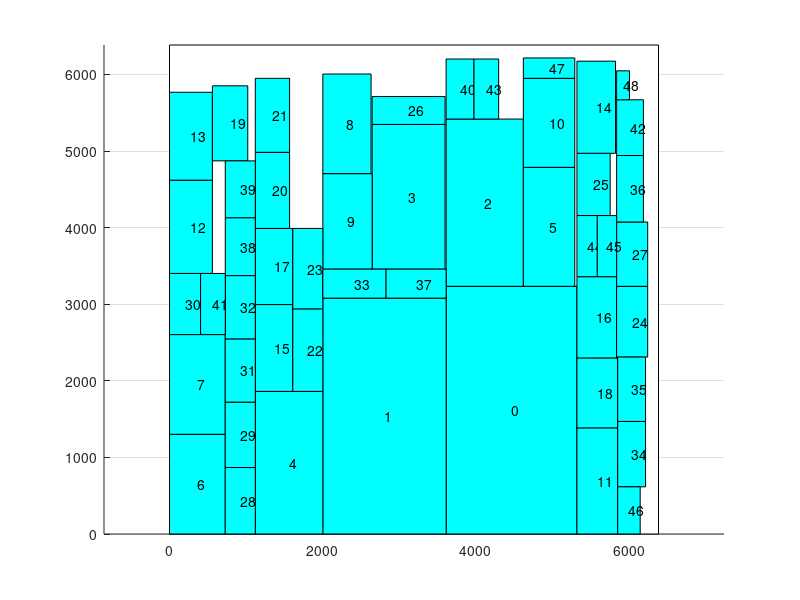

Source code (MATLAB):
axis equal;
hold on;
grid on;
cap_x=[ 0 0 6385 6385 0 ];
cap_y=[ 0 6385 6385 0 0 ];
fill(cap_x,cap_y,'w');
block_x=[ 3612 5320 5320 3612 3612 ];
block_y=[ 0 0 3234 3234 0 ];
fill(block_x,block_y,'c');
text(4466,1617,'0');
block_x=[ 2002 3612 3612 2002 2002 ];
block_y=[ 0 0 3080 3080 0 ];
fill(block_x,block_y,'c');
text(2807,1540,'1');
block_x=[ 3612 4620 4620 3612 3612 ];
block_y=[ 3234 3234 5418 5418 3234 ];
fill(block_x,block_y,'c');
text(4116,4326,'2');
block_x=[ 2646 3598 3598 2646 2646 ];
block_y=[ 3458 3458 5348 5348 3458 ];
fill(block_x,block_y,'c');
text(3122,4403,'3');
block_x=[ 1120 2002 2002 1120 1120 ];
block_y=[ 0 0 1862 1862 0 ];
fill(block_x,block_y,'c');
text(1561,931,'4');
block_x=[ 4620 5292 5292 4620 4620 ];
block_y=[ 3234 3234 4788 4788 3234 ];
fill(block_x,block_y,'c');
text(4956,4011,'5');
block_x=[ 0 728 728 0 0 ];
block_y=[ 0 0 1302 1302 0 ];
fill(block_x,block_y,'c');
text(364,651,'6');
block_x=[ 0 728 728 0 0 ];
block_y=[ 1302 1302 2604 2604 1302 ];
fill(block_x,block_y,'c');
text(364,1953,'7');
block_x=[ 2002 2632 2632 2002 2002 ];
block_y=[ 4704 4704 6006 6006 4704 ];
fill(block_x,block_y,'c');
text(2317,5355,'8');
block_x=[ 2002 2646 2646 2002 2002 ];
block_y=[ 3458 3458 4704 4704 3458 ];
fill(block_x,block_y,'c');
text(2324,4081,'9');
block_x=[ 4620 5292 5292 4620 4620 ];
block_y=[ 4788 4788 5950 5950 4788 ];
fill(block_x,block_y,'c');
text(4956,5369,'10');
block_x=[ 5320 5852 5852 5320 5320 ];
block_y=[ 0 0 1386 1386 0 ];
fill(block_x,block_y,'c');
text(5586,693,'11');
block_x=[ 0 560 560 0 0 ];
block_y=[ 3402 3402 4620 4620 3402 ];
fill(block_x,block_y,'c');
text(280,4011,'12');
block_x=[ 0 560 560 0 0 ];
block_y=[ 4620 4620 5768 5768 4620 ];
fill(block_x,block_y,'c');
text(280,5194,'13');
block_x=[ 5320 5824 5824 5320 5320 ];
block_y=[ 4970 4970 6174 6174 4970 ];
fill(block_x,block_y,'c');
text(5572,5572,'14');
block_x=[ 1120 1610 1610 1120 1120 ];
block_y=[ 1862 1862 2996 2996 1862 ];
fill(block_x,block_y,'c');
text(1365,2429,'15');
block_x=[ 5320 5838 5838 5320 5320 ];
block_y=[ 2296 2296 3360 3360 2296 ];
fill(block_x,block_y,'c');
text(5579,2828,'16');
block_x=[ 1120 1610 1610 1120 1120 ];
block_y=[ 2996 2996 3990 3990 2996 ];
fill(block_x,block_y,'c');
text(1365,3493,'17');
block_x=[ 5320 5852 5852 5320 5320 ];
block_y=[ 1386 1386 2296 2296 1386 ];
fill(block_x,block_y,'c');
text(5586,1841,'18');
block_x=[ 560 1022 1022 560 560 ];
block_y=[ 4872 4872 5852 5852 4872 ];
fill(block_x,block_y,'c');
text(791,5362,'19');
block_x=[ 1120 1568 1568 1120 1120 ];
block_y=[ 3990 3990 4984 4984 3990 ];
fill(block_x,block_y,'c');
text(1344,4487,'20');
block_x=[ 1120 1568 1568 1120 1120 ];
block_y=[ 4984 4984 5950 5950 4984 ];
fill(block_x,block_y,'c');
text(1344,5467,'21');
block_x=[ 1610 2002 2002 1610 1610 ];
block_y=[ 1862 1862 2940 2940 1862 ];
fill(block_x,block_y,'c');
text(1806,2401,'22');
block_x=[ 1610 2002 2002 1610 1610 ];
block_y=[ 2940 2940 3990 3990 2940 ];
fill(block_x,block_y,'c');
text(1806,3465,'23');
block_x=[ 5838 6244 6244 5838 5838 ];
block_y=[ 2310 2310 3234 3234 2310 ];
fill(block_x,block_y,'c');
text(6041,2772,'24');
block_x=[ 5320 5754 5754 5320 5320 ];
block_y=[ 4158 4158 4970 4970 4158 ];
fill(block_x,block_y,'c');
text(5537,4564,'25');
block_x=[ 2646 3598 3598 2646 2646 ];
block_y=[ 5348 5348 5712 5712 5348 ];
fill(block_x,block_y,'c');
text(3122,5530,'26');
block_x=[ 5838 6244 6244 5838 5838 ];
block_y=[ 3234 3234 4074 4074 3234 ];
fill(block_x,block_y,'c');
text(6041,3654,'27');
block_x=[ 728 1120 1120 728 728 ];
block_y=[ 0 0 868 868 0 ];
fill(block_x,block_y,'c');
text(924,434,'28');
block_x=[ 728 1120 1120 728 728 ];
block_y=[ 868 868 1722 1722 868 ];
fill(block_x,block_y,'c');
text(924,1295,'29');
block_x=[ 0 406 406 0 0 ];
block_y=[ 2604 2604 3402 3402 2604 ];
fill(block_x,block_y,'c');
text(203,3003,'30');
block_x=[ 728 1120 1120 728 728 ];
block_y=[ 1722 1722 2548 2548 1722 ];
fill(block_x,block_y,'c');
text(924,2135,'31');
block_x=[ 728 1120 1120 728 728 ];
block_y=[ 2548 2548 3374 3374 2548 ];
fill(block_x,block_y,'c');
text(924,2961,'32');
block_x=[ 2002 2828 2828 2002 2002 ];
block_y=[ 3080 3080 3458 3458 3080 ];
fill(block_x,block_y,'c');
text(2415,3269,'33');
block_x=[ 5852 6216 6216 5852 5852 ];
block_y=[ 616 616 1470 1470 616 ];
fill(block_x,block_y,'c');
text(6034,1043,'34');
block_x=[ 5852 6216 6216 5852 5852 ];
block_y=[ 1470 1470 2310 2310 1470 ];
fill(block_x,block_y,'c');
text(6034,1890,'35');
block_x=[ 5838 6188 6188 5838 5838 ];
block_y=[ 4074 4074 4942 4942 4074 ];
fill(block_x,block_y,'c');
text(6013,4508,'36');
block_x=[ 2828 3612 3612 2828 2828 ];
block_y=[ 3080 3080 3458 3458 3080 ];
fill(block_x,block_y,'c');
text(3220,3269,'37');
block_x=[ 728 1120 1120 728 728 ];
block_y=[ 3374 3374 4130 4130 3374 ];
fill(block_x,block_y,'c');
text(924,3752,'38');
block_x=[ 728 1120 1120 728 728 ];
block_y=[ 4130 4130 4872 4872 4130 ];
fill(block_x,block_y,'c');
text(924,4501,'39');
block_x=[ 3612 3976 3976 3612 3612 ];
block_y=[ 5418 5418 6202 6202 5418 ];
fill(block_x,block_y,'c');
text(3794,5810,'40');
block_x=[ 406 728 728 406 406 ];
block_y=[ 2604 2604 3402 3402 2604 ];
fill(block_x,block_y,'c');
text(567,3003,'41');
block_x=[ 5838 6188 6188 5838 5838 ];
block_y=[ 4942 4942 5670 5670 4942 ];
fill(block_x,block_y,'c');
text(6013,5306,'42');
block_x=[ 3976 4298 4298 3976 3976 ];
block_y=[ 5418 5418 6202 6202 5418 ];
fill(block_x,block_y,'c');
text(4137,5810,'43');
block_x=[ 5320 5586 5586 5320 5320 ];
block_y=[ 3360 3360 4158 4158 3360 ];
fill(block_x,block_y,'c');
text(5453,3759,'44');
block_x=[ 5586 5838 5838 5586 5586 ];
block_y=[ 3360 3360 4158 4158 3360 ];
fill(block_x,block_y,'c');
text(5712,3759,'45');
block_x=[ 5852 6146 6146 5852 5852 ];
block_y=[ 0 0 616 616 0 ];
fill(block_x,block_y,'c');
text(5999,308,'46');
block_x=[ 4620 5292 5292 4620 4620 ];
block_y=[ 5950 5950 6216 6216 5950 ];
fill(block_x,block_y,'c');
text(4956,6083,'47');
block_x=[ 5838 6006 6006 5838 5838 ];
block_y=[ 5670 5670 6048 6048 5670 ];
fill(block_x,block_y,'c');
text(5922,5859,'48');
